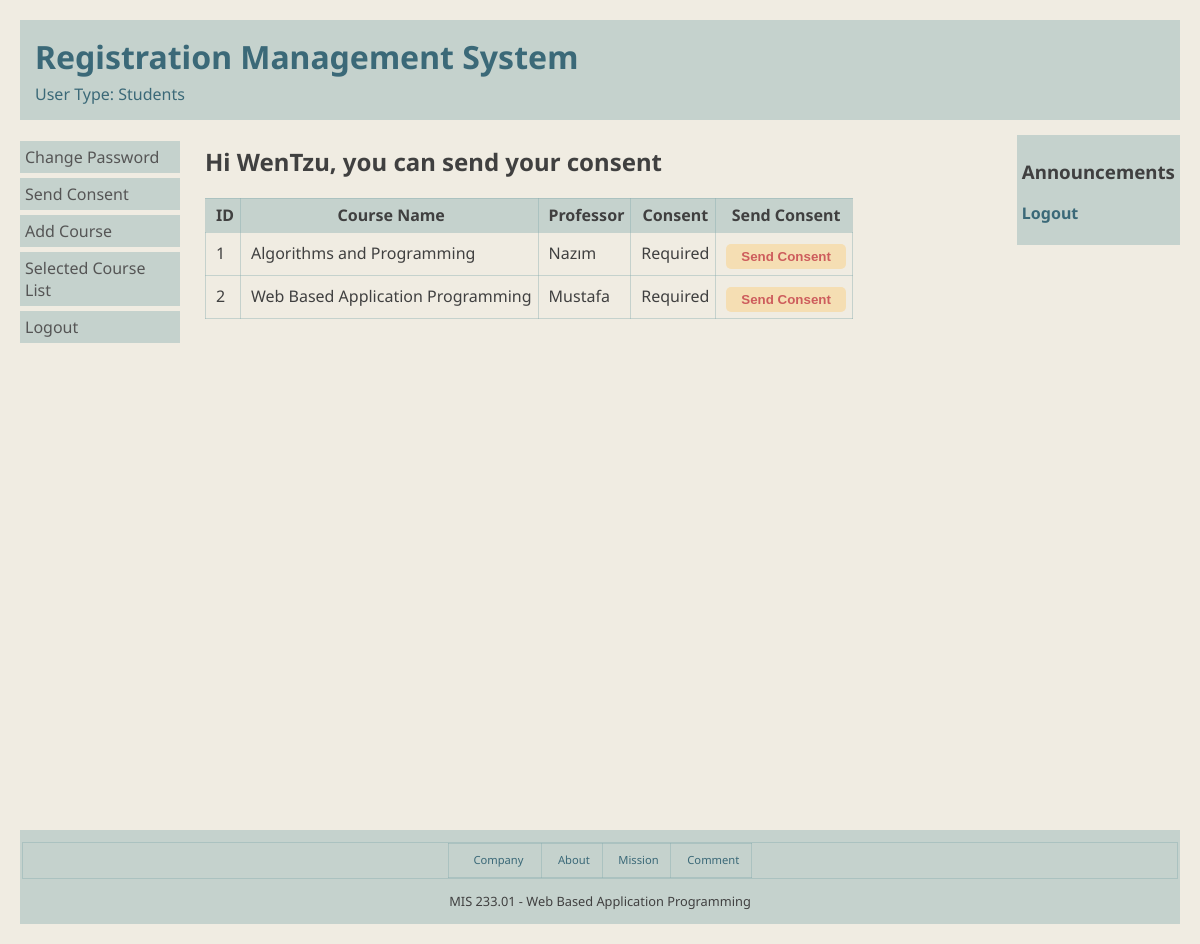
/Students/sendConsent.php (signed in), run on the app's committed database.
### tables this page shows
CREATE TABLE `Course` (
  `courseId` int(11) NOT NULL,
  `courseName` varchar(100) NOT NULL,
  `courseIntro` varchar(300) NOT NULL,
  `courseQuota` int(11) NOT NULL,
  `courseCredit` int(11) NOT NULL,
  `courseConsent` tinyint(1) NOT NULL,
  `courseProfessor` varchar(100) NOT NULL
);

### Students/sendConsent.php (the view, shortened to what this page needs)
<!DOCTYPE html>
<html lang="en">
  <head>
    <link rel="stylesheet" href="../index.css?v=<?php echo time(); ?>">
  </head>
  <body>
    <div id="top">
      <h1>Registration Management System</h1>
      <p>User Type: Students</p>
    </div>
    <div class="wrapper">
      <?php
        include "stuMenu.php";
      ?>
      <div id="main">
        <?php
          $uName = $_SESSION["uname"];
          echo "<h2>Hi $uName, you can send your consent</h2>";
        ?>
        <?php
        $db = new mysqli("127.0.0.1","root","","RMS");
        echo "<table border=1 id='course-table'>";
        echo "<thead><tr><th>ID</th><th>Course Name</th><th>Professor</th><th>Consent</th><th>Send Consent</th></tr></thead>";
        for($i=0; $i<5; $i++){
          $result = $db -> query("SELECT Course.courseId, Course.courseName, Course.courseConsent, Course.courseProfessor, storeCourse.courseId$i, storeCourse.stuName FROM Course JOIN storeCourse ON Course.courseId = storeCourse.courseId$i and storeCourse.courseId$i > 0 and Course.courseConsent = 1 and storeCourse.stuName = '$uName'");
          while($row = $result -> fetch_row()){
            echo "<tr><td>" . $row[0] . "</td><td>" . $row[1] . "</td><td>" . $row[3] ."</td><td>" . "Required" . "</td><td><button id='$row[0]' name='remove' type='submit' class='sendConsent'>Send Consent</button></td></tr>";
          }
        }
        echo "</table>";
        ?>
      </div>
      <div id="ann">
        <h3>Announcements</h3>
        <p><a href="../logout.php" target="_blank">Logout</a></p>
      </div>
    </div>
    <div id="bottom">
      <table id="category">
        <tr>
          <td class="cellitem">
            &nbsp;&nbsp;&nbsp;&nbsp; Company&nbsp;&nbsp;&nbsp;&nbsp;
          </td>
          <td class="cellitem">&nbsp;&nbsp;About&nbsp;&nbsp;</td>
          <td class="cellitem">&nbsp;&nbsp;Mission&nbsp;&nbsp;</td>
          <td class="cellitem">&nbsp;&nbsp;Comment&nbsp;&nbsp;</td>
        </tr>
      </table>
      <p>MIS 233.01 - Web Based Application Programming</p>
    </div>
  </body>
  </html>

### index.css (style rules this page uses)
body { background-color: #f0ece2; margin: 20px; font-family: "Noto Sans", sans-serif; color: #404040; height: auto; }
#top { background-color: #84a9ac65; padding: 10px; color: #3b6978; }
#top h1, #top p { margin: 5px; }
.wrapper { position: relative; }
#main { margin-left: 180px; margin-right: 205px; padding: 5px; height: 700px; }
#main a, #ann a { color: #3b6978; font-weight: 700; text-decoration: none; }
#ann { background-color: #84a9ac65; position: absolute; top: 0px; right: 0px; padding: 5px; max-width: 200px; margin-top: 15px; }
#bottom { background-color: #84a9ac65; text-align: center; position: relative; padding: 2px; left: 0px; bottom: 0px; right: 0px; }
#bottom p { font-size: 0.8rem; }
#category { display: flex; justify-content: space-around; font-size: 0.7rem; margin-top: 10px; }
.cellitem { color: #3b6978; }
table { border-collapse: collapse; width: auto; border: solid 1.5px #84a9ac65; color: var(--clr-black-1); }
thead { background: #84a9ac65; }
td, th, tr { border: solid 1.5px #84a9ac65; padding: 6px 6px; padding-left: 10px; line-height: 1.3rem; }
.submit-table, .btnDelete, .sendConsent { padding: 5px 15px; border-radius: 5px; margin-top: 5px; border: none; background: wheat; cursor: pointer; color: indianred; font-weight: bold; }

### data on the page
course: courseId "1", courseName "Algorithms and Programming", courseProfessor "Nazım"
course: courseId "2", courseName "Web Based Application Programming", courseProfessor "Mustafa"

### other printed values
$uName "WenTzu"
